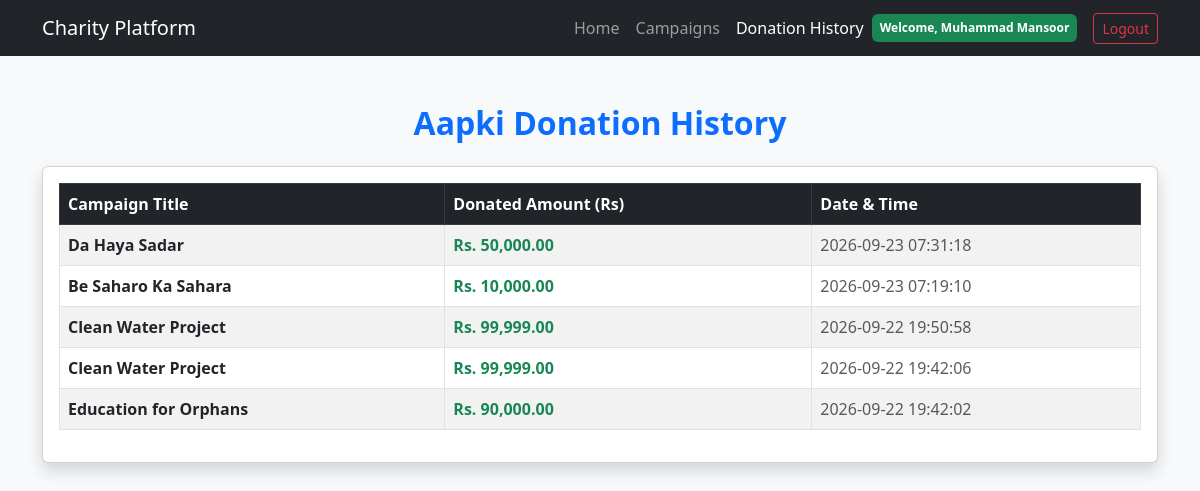
/my_donations.php (signed in), run on the app's committed database.
### tables this page shows
CREATE TABLE `donations` (
  `id` int(11) NOT NULL,
  `user_id` int(11) NOT NULL,
  `campaign_id` int(11) NOT NULL,
  `amount` decimal(10,2) NOT NULL,
  `donation_date` timestamp NOT NULL DEFAULT current_timestamp()
);

CREATE TABLE `campaigns` (
  `id` int(11) NOT NULL,
  `title` varchar(255) NOT NULL,
  `description` text NOT NULL,
  `goal_amount` decimal(10,2) NOT NULL,
  `raised_amount` decimal(10,2) DEFAULT 0.00,
  `status` enum('active','completed') DEFAULT 'active',
  `created_at` timestamp NOT NULL DEFAULT current_timestamp()
);

### my_donations.php (the view, shortened to what this page needs)
<?php
require 'db_connect.php';
$user_id = $_SESSION['user_id'];
$sql = "SELECT donations.amount, donations.donation_date, campaigns.title
        FROM donations
        JOIN campaigns ON donations.campaign_id = campaigns.id
        WHERE donations.user_id = '$user_id'
        ORDER BY donations.donation_date DESC";
$result = $conn->query($sql);
?>
<!DOCTYPE html>
<html lang="en">
<head>
    <link href="https://cdn.jsdelivr.net/npm/bootstrap@5.3.0/dist/css/bootstrap.min.css" rel="stylesheet">
</head>
<body class="bg-light">
    <nav class="navbar navbar-expand-lg navbar-dark bg-dark">
        <div class="container">
            <a class="navbar-brand" href="index.php">Charity Platform</a>
            <div>
                <ul class="navbar-nav ms-auto align-items-center">
                    <li class="nav-item"><a class="nav-link" href="index.php">Home</a></li>
                    <li class="nav-item"><a class="nav-link" href="campaigns.php">Campaigns</a></li>
                    <li class="nav-item"><a class="nav-link active" href="my_donations.php">Donation History</a></li>
                    <li class="nav-item text-white me-3">
                        <span class="badge bg-success p-2">Welcome, <?php echo htmlspecialchars($_SESSION['user_name']); ?></span>
                    </li>
                    <li class="nav-item"><a class="btn btn-outline-danger btn-sm" href="logout.php">Logout</a></li>
                </ul>
            </div>
        </div>
    </nav>
    <div class="container mt-5">
        <h2 class="text-center mb-4 text-primary fw-bold">Aapki Donation History</h2>
        <div class="card shadow">
            <div class="card-body">
                <?php if ($result->num_rows > 0): ?>
                    <div class="table-responsive">
                        <table class="table table-bordered table-striped align-middle">
                            <thead class="table-dark">
                                <tr>
                                    <th>Campaign Title</th>
                                    <th>Donated Amount (Rs)</th>
                                    <th>Date & Time</th>
                                </tr>
                            </thead>
                            <tbody>
                                <?php while($row = $result->fetch_assoc()): ?>
                                    <tr>
                                        <td class="fw-bold"><?php echo htmlspecialchars($row['title']); ?></td>
                                        <td class="text-success fw-bold">Rs. <?php echo number_format($row['amount'], 2); ?></td>
                                        <td class="text-muted"><?php echo $row['donation_date']; ?></td>
                                    </tr>
                                <?php endwhile; ?>
                            </tbody>
                        </table>
                    </div>
                <?php endif; ?>
            </div>
        </div>
    </div>
</body>
</html>

### data on the page
donations: campaign.title "Da Haya Sadar", amount "50,000.00", donation_date "2026-09-23 07:31:18"
donations: campaign.title "Be Saharo Ka Sahara", amount "10,000.00", donation_date "2026-09-23 07:19:10"
donations: campaign.title "Clean Water Project", amount "99,999.00", donation_date "2026-09-22 19:50:58"
donations: campaign.title "Clean Water Project", amount "99,999.00", donation_date "2026-09-22 19:42:06"
donations: campaign.title "Education for Orphans", amount "90,000.00", donation_date "2026-09-22 19:42:02"

### other printed values
$_SESSION['user_name'] "Muhammad Mansoor"
